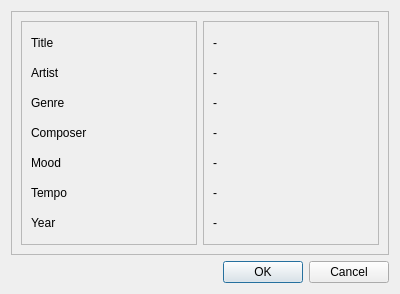
<?xml version="1.0" encoding="UTF-8"?>
<ui version="4.0">
 <class>CDRipInfoDialog</class>
 <widget class="QDialog" name="CDRipInfoDialog">
  <property name="geometry">
   <rect>
    <x>0</x>
    <y>0</y>
    <width>400</width>
    <height>294</height>
   </rect>
  </property>
  <property name="windowTitle">
   <string>Dialog</string>
  </property>
  <layout class="QGridLayout" name="gridLayout">
   <item row="0" column="0">
    <widget class="QFrame" name="frame_3">
     <property name="frameShape">
      <enum>QFrame::StyledPanel</enum>
     </property>
     <property name="frameShadow">
      <enum>QFrame::Raised</enum>
     </property>
     <layout class="QHBoxLayout" name="horizontalLayout">
      <item>
       <widget class="QFrame" name="frame">
        <property name="frameShape">
         <enum>QFrame::StyledPanel</enum>
        </property>
        <property name="frameShadow">
         <enum>QFrame::Raised</enum>
        </property>
        <layout class="QVBoxLayout" name="verticalLayout_2">
         <item>
          <widget class="QLabel" name="label_6">
           <property name="text">
            <string>Title</string>
           </property>
          </widget>
         </item>
         <item>
          <widget class="QLabel" name="label_4">
           <property name="text">
            <string>Artist</string>
           </property>
          </widget>
         </item>
         <item>
          <widget class="QLabel" name="label_3">
           <property name="text">
            <string>Genre</string>
           </property>
          </widget>
         </item>
         <item>
          <widget class="QLabel" name="label_7">
           <property name="text">
            <string>Composer</string>
           </property>
          </widget>
         </item>
         <item>
          <widget class="QLabel" name="label_8">
           <property name="text">
            <string>Mood</string>
           </property>
          </widget>
         </item>
         <item>
          <widget class="QLabel" name="label_9">
           <property name="text">
            <string>Tempo</string>
           </property>
          </widget>
         </item>
         <item>
          <widget class="QLabel" name="label">
           <property name="text">
            <string>Year</string>
           </property>
          </widget>
         </item>
        </layout>
       </widget>
      </item>
      <item>
       <widget class="QFrame" name="frame_2">
        <property name="frameShape">
         <enum>QFrame::StyledPanel</enum>
        </property>
        <property name="frameShadow">
         <enum>QFrame::Raised</enum>
        </property>
        <layout class="QVBoxLayout" name="verticalLayout_3">
         <item>
          <widget class="QLabel" name="labelTitle">
           <property name="text">
            <string>-</string>
           </property>
          </widget>
         </item>
         <item>
          <widget class="QLabel" name="labelArtist">
           <property name="text">
            <string>-</string>
           </property>
          </widget>
         </item>
         <item>
          <widget class="QLabel" name="labelGenre">
           <property name="text">
            <string>-</string>
           </property>
          </widget>
         </item>
         <item>
          <widget class="QLabel" name="labelComposer">
           <property name="text">
            <string>-</string>
           </property>
          </widget>
         </item>
         <item>
          <widget class="QLabel" name="labelMood">
           <property name="text">
            <string>-</string>
           </property>
          </widget>
         </item>
         <item>
          <widget class="QLabel" name="labelTempo">
           <property name="text">
            <string>-</string>
           </property>
          </widget>
         </item>
         <item>
          <widget class="QLabel" name="labelYear">
           <property name="text">
            <string>-</string>
           </property>
          </widget>
         </item>
        </layout>
       </widget>
      </item>
     </layout>
    </widget>
   </item>
   <item row="1" column="0">
    <widget class="QDialogButtonBox" name="buttonBox">
     <property name="orientation">
      <enum>Qt::Horizontal</enum>
     </property>
     <property name="standardButtons">
      <set>QDialogButtonBox::Cancel|QDialogButtonBox::Ok</set>
     </property>
    </widget>
   </item>
  </layout>
 </widget>
 <resources/>
 <connections>
  <connection>
   <sender>buttonBox</sender>
   <signal>accepted()</signal>
   <receiver>CDRipInfoDialog</receiver>
   <slot>accept()</slot>
   <hints>
    <hint type="sourcelabel">
     <x>248</x>
     <y>254</y>
    </hint>
    <hint type="destinationlabel">
     <x>157</x>
     <y>274</y>
    </hint>
   </hints>
  </connection>
  <connection>
   <sender>buttonBox</sender>
   <signal>rejected()</signal>
   <receiver>CDRipInfoDialog</receiver>
   <slot>reject()</slot>
   <hints>
    <hint type="sourcelabel">
     <x>316</x>
     <y>260</y>
    </hint>
    <hint type="destinationlabel">
     <x>286</x>
     <y>274</y>
    </hint>
   </hints>
  </connection>
 </connections>
</ui>
